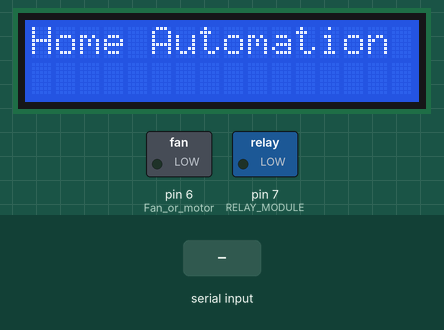
Simulated run of this sketch. Board: Arduino Uno, built with avr-gcc and run on an emulated ATmega328P. Shown: 16×2 character LCD, switched loads named in the sketch (green lamp = pin HIGH). Inputs (shaded band) come from the test bench. What the sketch prints to the serial monitor is not drawn.

Above: at 1.2 s.
1.3 s: "b" received over Serial
At 2.4 s:
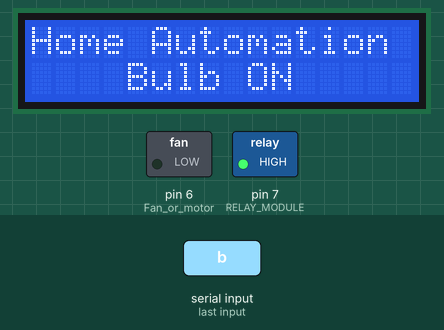
2.8 s: "f" received over Serial
At 3.5 s:
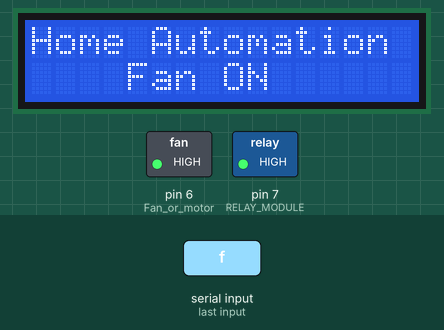
4.3 s: "c" received over Serial
At 4.6 s:
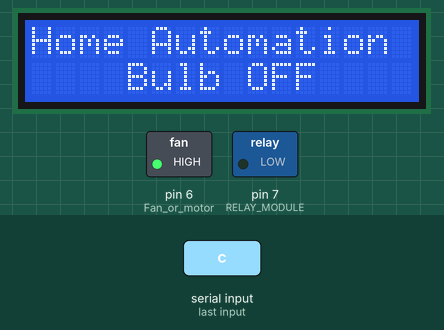
5.8 s: "g" received over Serial
At 7.0 s:
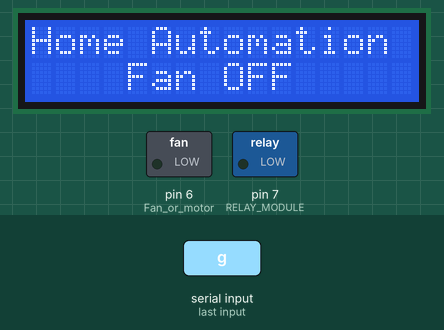
Timing chart, 0 to 8.3 s (numbered marks = the images above; inputs shaded):
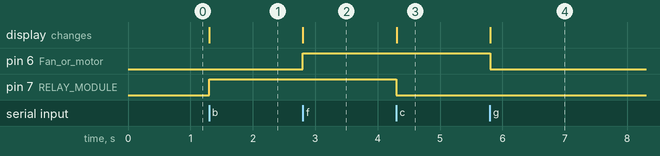

The sketch:

Home_Automation_with_Proteus.ino
```cpp
#include "LiquidCrystal.h"          //Library of lcd
LiquidCrystal lcd(13,12,11,10,9,8); //pin of lcd

void setup()
{
  Serial.begin(9600);  // buart rate
  lcd.begin(16,2);
  lcd.setCursor(0,0);
  lcd.print("Home Automation ");
  pinMode(7,OUTPUT); // RELAY MODULE
  pinMode(6,OUTPUT); //Fan or motor

}

void loop()
{
 if(Serial.available()>0)
   {
   char data= Serial.read();
   Serial.println(data);

     if(data=='b')
     {

        digitalWrite(7,HIGH); // RELAY ON
        Serial.println("Bulb ON       ");
        lcd.setCursor(0,1);
        lcd.print("    Bulb ON        ");
  }
   if(data=='c')
     {
       digitalWrite(7,LOW);  // RELAY OFF
       Serial.println("Bulb OFF");
       lcd.setCursor(0,1);
       lcd.print("    Bulb OFF        ");
  }

    if(data=='f')
     {
    digitalWrite(6,HIGH); // LED ON
    Serial.println("FAN ON       ");
    lcd.setCursor(0,1);
    lcd.print("    Fan ON        ");
  }
   if(data=='g')
     {
   digitalWrite(6,LOW);  // LED OFF
   Serial.println("Fan OFF");
   lcd.setCursor(0,1);
   lcd.print("    Fan OFF        ");
  }

     }
}
```

Measured:
- after the input at 1.3 s, pin 7 (RELAY_MODULE): LOW → HIGH at once; the display: changes at once (image 1)
- after the input at 2.8 s, pin 6 (Fan_or_motor): LOW → HIGH at once; the display: changes at once (image 2)
- after the input at 4.3 s, pin 7 (RELAY_MODULE): HIGH → LOW at once; the display: changes at once (image 3)
- after the input at 5.8 s, pin 6 (Fan_or_motor): HIGH → LOW at once; the display: changes at once (image 4)
